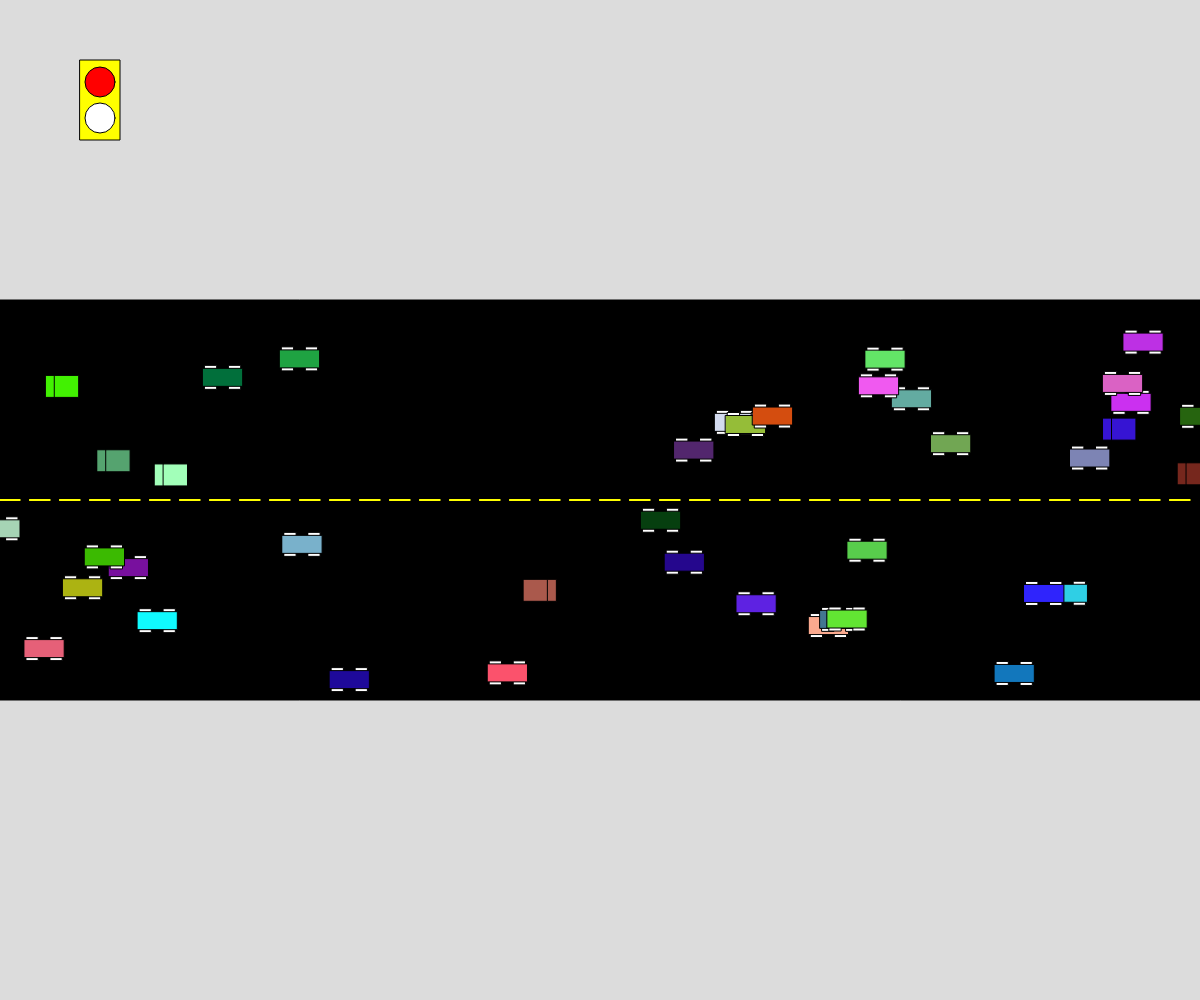
Frame 1 (no input)
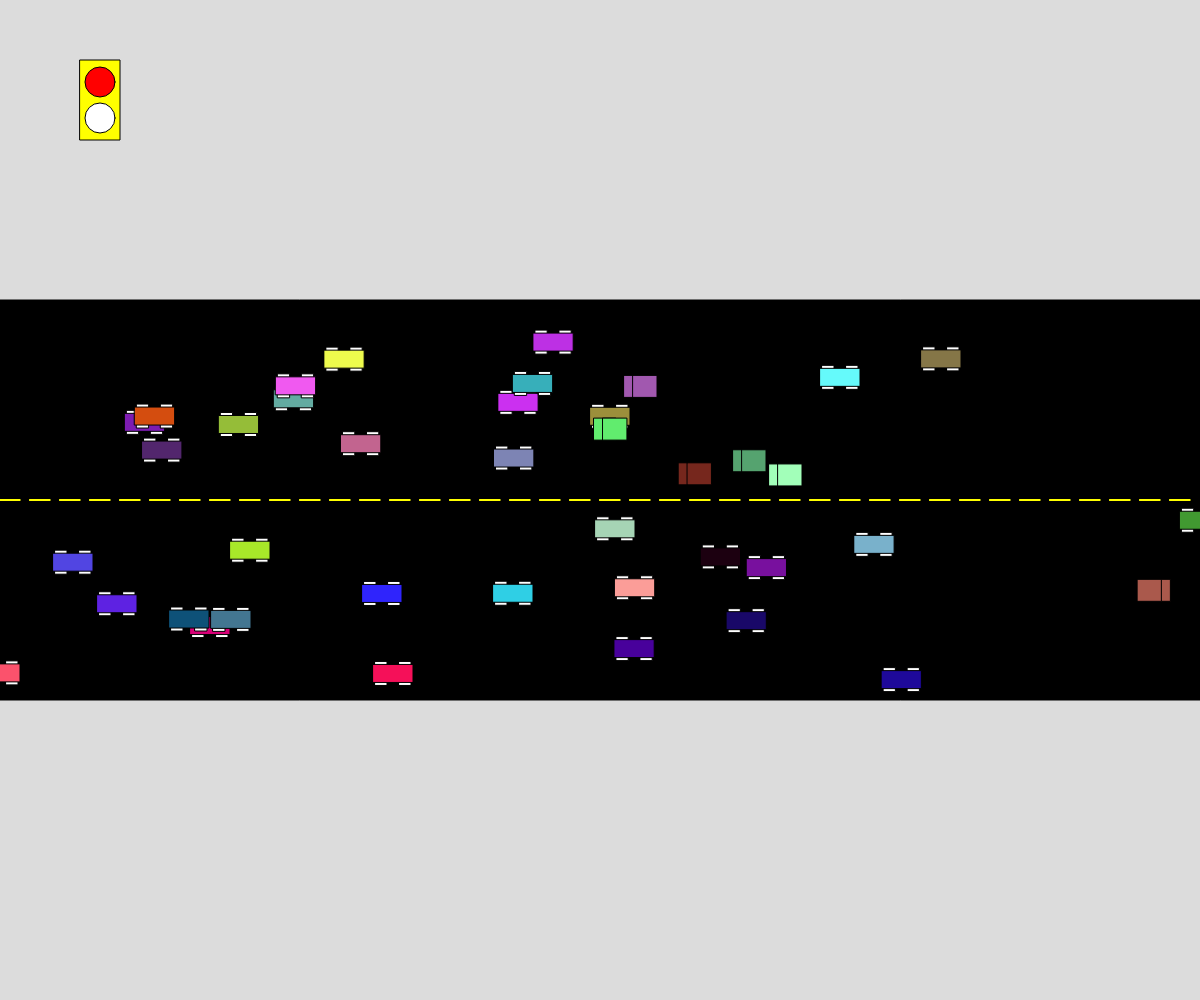
Frame 60 (no input)
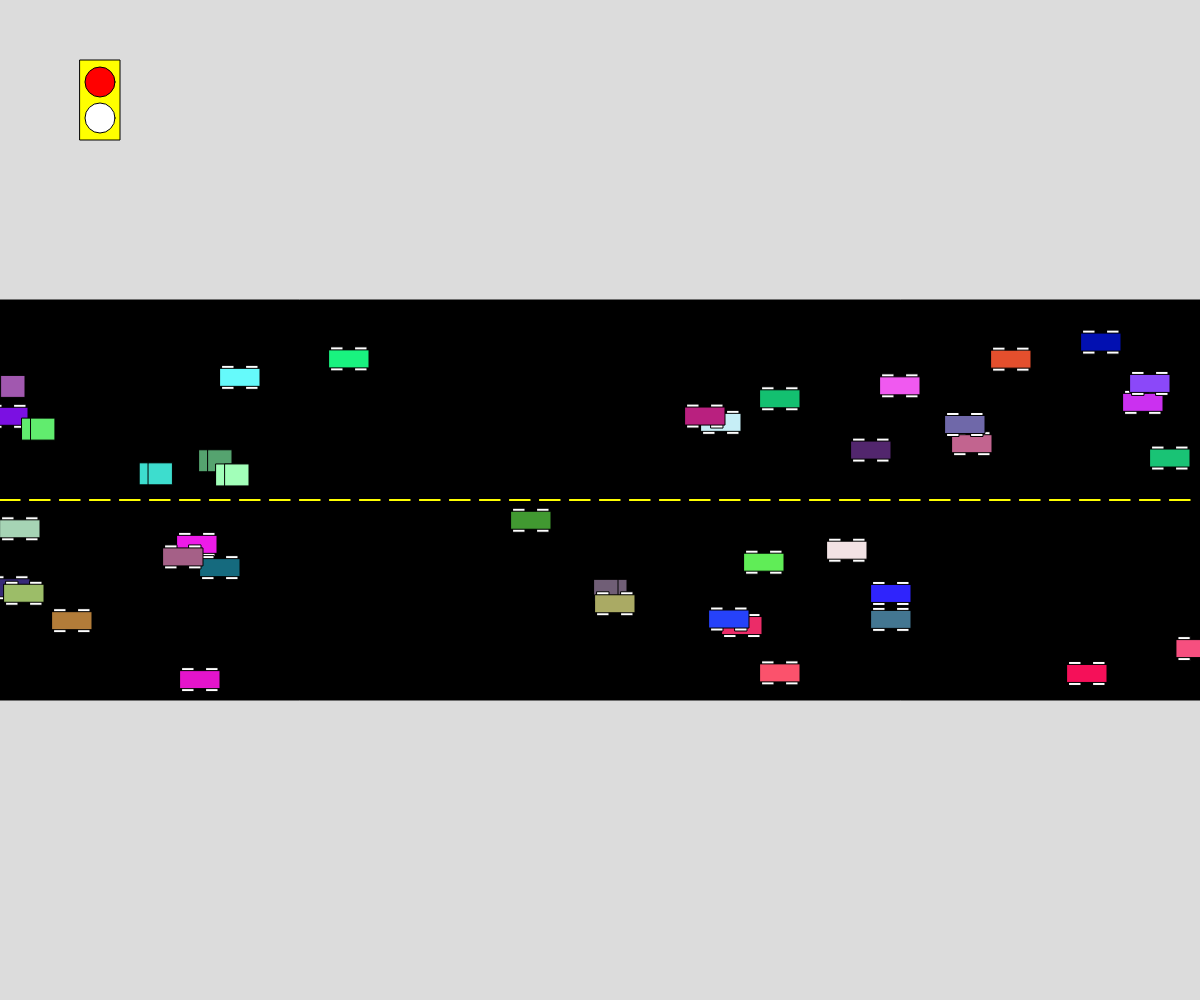
Frame 120 (the mouse pressed at the canvas centre since frame 60)

The p5.js sketch that drew these frames (run headless with seeded random() and noise() and a simulated clock; from frame 60 on, the mouse is pressed at the canvas centre):

// p5.js sketch
// ── sketch.js
// Project Title
// Your Name
// Date
//
// Extra for Experts:
// - describe what you did to take this project "above and beyond"
let recty, rectheight;
let eastBound = [];
let westBound = [];
let count = 20;
let mytraffic;

function setup() {
  createCanvas(windowWidth, windowHeight);
  for(let i = 0; i<count;i++){
    eastBound.push(new Vehicle(1));
  }
  for(let i = 0; i<count;i++){
    westBound.push(new Vehicle(0));
  }
  mytraffic = new TrafficLight(100,100,0);
}

function draw() {
  background(220);
  drawRoad();
  for(let e of eastBound){
    e.action();
  }
  for(let w of westBound){
    w.action();
  }
  mytraffic.drawLight();
}

function drawRoad(){
  rectMode(RADIUS);
  fill(0);
  rect(width/2,height/2,width,height*0.2);
  fill(color("yellow"));
  for( let i = 0; i<width; i+=30){
    rect(i+10,height/2,11,1.5);
  }

}

function mouseClicked(){
  if(keyIsPressed && keyCode===SHIFT){
    westBound.push(new Vehicle(0));
  }
  else{
    eastBound.push(new Vehicle(1));
  }
}

class Vehicle{

  constructor(direction){
    this.x = random(0,width);
    if (direction === 1 ){
      this.y = random(height/2+15,height/2+height*0.2-15);
    }
    else if(direction === 0){
      this.y = random(height/2-height*0.2+15,height/2-15,);
    }
    this.type = round(random(3));
    this.color = color(random(255),random(255),random(255));
    this.direction = direction;
    this.speed = 10;
  }

  display(){
    if(this.type === 0){
      drawVan(this.x,this.y,this.color,this.direction);
    }
    else{
      drawCar(this.x,this.y,this.color,);
    }
  }

  move(){
    if(this.direction === 1){
      this.x+=this.speed;
      if(this.x>width){
        this.x = 0;
      }
    }
    else if(this.direction === 0){
      this.x-=this.speed;
      if(this.x<0){
        this.x = width;
      }
    }
  }
  speedup(){
    if(this.speed<15){
      this.speed+=1;
    }
  }

  speeddown(){
    if(this.speed>1){
      this.speed-=1;
    }
  }

  changecolor(){
    this.color = color(random(255),random(255),random(255));
  }

  action(){
    this.move();
    if (Math.random() > 0.99){
      this.speedup();
    }
    if (Math.random() > 0.99){
      this.speeddown();
    }
    if (Math.random() > 0.99){
      this.changecolor();
    }
    this.display();
  }

}
function drawCar(x,y,color){
  fill(255);
  rect(x+12,y-8,6,4);
  rect(x+12,y+8,6,4);
  rect(x-12,y-8,6,4);
  rect(x-12,y+8,6,4);
  fill(color);
  rect(x,y,20,9);
}

function drawVan(x,y,color,direction){
  fill(color);
  if (direction === 1){
    rect(x,y,11,11);
    rect(x-10,y,12,11);
  }
  else if(direction === 0){
    rect(x,y,11,11);
    rect(x+10,y,12,11);
  }
}

class TrafficLight{

  constructor(x,y,light){
    this.x = x;
    this.y = y;
    this.light = light;
  }

  drawLight(){
    fill(color("yellow"));
    rect(this.x,this.y,20,40);
    fill(255);
    if(this.light === 0){
      fill(color("red"));
    }
    circle(this.x,this.y-18,30);
    fill(255);
    if(this.light === 1){
      fill(color("green"));
    }
    circle(this.x,this.y+18,30);
  }

}
